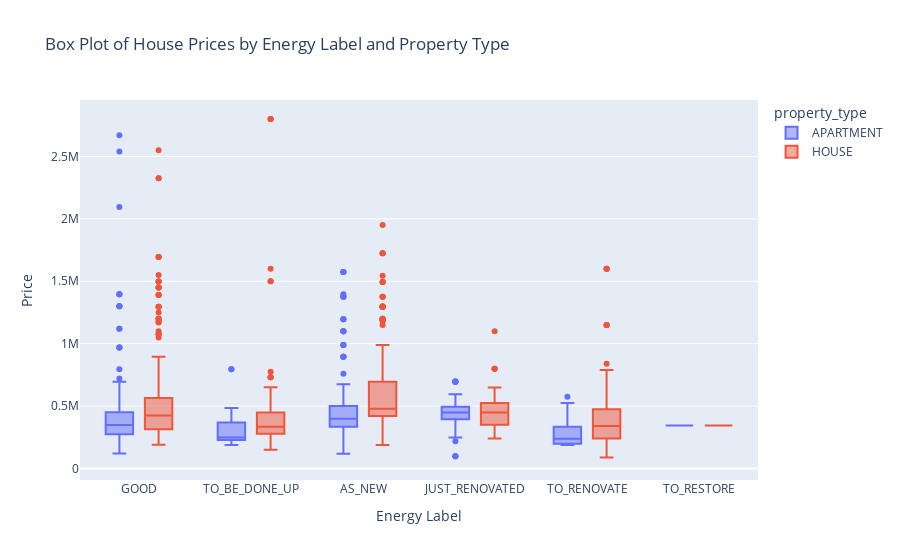

The cell this chart's notebook holds for it:
### Code cell
# Create the box plot
fig = px.box(df, x='building_condition', y='price', color='property_type', title='Box Plot of House Prices by Energy Label and Property Type')#category_orders={'energy_label': energy_label_order})

# Update layout for better visualization
fig.update_layout(
    xaxis_title='Energy Label',
    yaxis_title='Price',
    boxmode='group'  # Group by property type
)

# Show the plot
fig.show()

### Figure 1 — Plotly figure (JSON) as saved in the notebook; plotly's stock layout.template omitted (floating-point values rounded to 4 significant figures; data arrays with more than 128 entries replaced by an {"elided": "..."} marker saying what was removed)
{"data": [{"alignmentgroup": "True", "hovertemplate": "property_type=APARTMENT<br>building_condition=%{x}<br>price=%{y}<extra></extra>", "legendgroup": "APARTMENT", "marker": {"color": "#636efa"}, "name": "APARTMENT", "notched": false, "offsetgroup": "APARTMENT", "orientation": "v", "showlegend": true, "type": "box", "x": {"elided": "999 str values"}, "x0": " ", "xaxis": "x", "y": {"elided": "999 int values"}, "y0": " ", "yaxis": "y"}, {"alignmentgroup": "True", "hovertemplate": "property_type=HOUSE<br>building_condition=%{x}<br>price=%{y}<extra></extra>", "legendgroup": "HOUSE", "marker": {"color": "#EF553B"}, "name": "HOUSE", "notched": false, "offsetgroup": "HOUSE", "orientation": "v", "showlegend": true, "type": "box", "x": {"elided": "1281 str values"}, "x0": " ", "xaxis": "x", "y": {"elided": "1281 int values"}, "y0": " ", "yaxis": "y"}], "layout": {"boxmode": "group", "legend": {"title": {"text": "property_type"}, "tracegroupgap": 0}, "title": {"text": "Box Plot of House Prices by Energy Label and Property Type"}, "xaxis": {"anchor": "y", "domain": [0, 1], "title": {"text": "Energy Label"}}, "yaxis": {"anchor": "x", "domain": [0, 1], "title": {"text": "Price"}}}}
